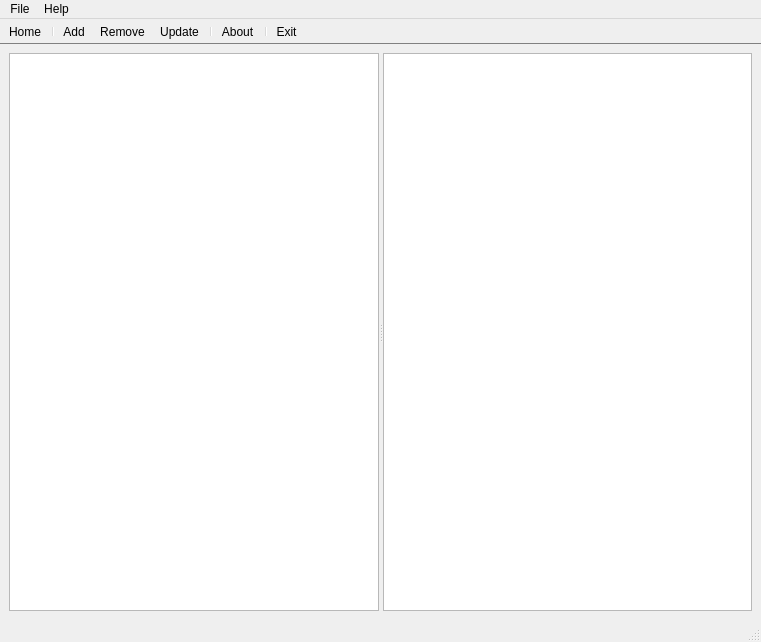
<?xml version="1.0" encoding="UTF-8"?>
<ui version="4.0">
 <class>MainWindow</class>
 <widget class="QMainWindow" name="MainWindow">
  <property name="geometry">
   <rect>
    <x>0</x>
    <y>0</y>
    <width>761</width>
    <height>642</height>
   </rect>
  </property>
  <property name="windowTitle">
   <string>SeriesMarker</string>
  </property>
  <widget class="QWidget" name="centralwidget">
   <property name="sizePolicy">
    <sizepolicy hsizetype="Expanding" vsizetype="Expanding">
     <horstretch>0</horstretch>
     <verstretch>0</verstretch>
    </sizepolicy>
   </property>
   <layout class="QGridLayout" name="gridLayout">
    <item row="0" column="0">
     <widget class="QSplitter" name="splitter">
      <property name="sizePolicy">
       <sizepolicy hsizetype="Expanding" vsizetype="Expanding">
        <horstretch>0</horstretch>
        <verstretch>0</verstretch>
       </sizepolicy>
      </property>
      <property name="orientation">
       <enum>Qt::Horizontal</enum>
      </property>
      <widget class="QTreeView" name="tree_view">
       <property name="locale">
        <locale language="English" country="UnitedStates"/>
       </property>
       <property name="alternatingRowColors">
        <bool>false</bool>
       </property>
       <property name="sortingEnabled">
        <bool>true</bool>
       </property>
       <property name="allColumnsShowFocus">
        <bool>true</bool>
       </property>
      </widget>
      <widget class="QListView" name="list_view">
       <property name="sizePolicy">
        <sizepolicy hsizetype="Expanding" vsizetype="Expanding">
         <horstretch>0</horstretch>
         <verstretch>0</verstretch>
        </sizepolicy>
       </property>
       <property name="layoutDirection">
        <enum>Qt::LeftToRight</enum>
       </property>
       <property name="movement">
        <enum>QListView::Static</enum>
       </property>
       <property name="flow">
        <enum>QListView::LeftToRight</enum>
       </property>
       <property name="resizeMode">
        <enum>QListView::Adjust</enum>
       </property>
       <property name="viewMode">
        <enum>QListView::IconMode</enum>
       </property>
       <property name="wordWrap">
        <bool>true</bool>
       </property>
      </widget>
     </widget>
    </item>
   </layout>
  </widget>
  <widget class="QMenuBar" name="menubar">
   <property name="geometry">
    <rect>
     <x>0</x>
     <y>0</y>
     <width>761</width>
     <height>20</height>
    </rect>
   </property>
   <widget class="QMenu" name="menuFile">
    <property name="title">
     <string>File</string>
    </property>
   </widget>
   <widget class="QMenu" name="menuAbout">
    <property name="title">
     <string>Help</string>
    </property>
    <addaction name="action_about_qt"/>
   </widget>
   <addaction name="menuFile"/>
   <addaction name="menuAbout"/>
  </widget>
  <widget class="QStatusBar" name="statusbar"/>
  <widget class="QToolBar" name="toolBar">
   <property name="contextMenuPolicy">
    <enum>Qt::DefaultContextMenu</enum>
   </property>
   <property name="windowTitle">
    <string>toolBar</string>
   </property>
   <property name="styleSheet">
    <string notr="true">QToolBar {border-bottom: 1px solid grey; }</string>
   </property>
   <property name="inputMethodHints">
    <set>Qt::ImhNone</set>
   </property>
   <property name="movable">
    <bool>false</bool>
   </property>
   <property name="toolButtonStyle">
    <enum>Qt::ToolButtonTextUnderIcon</enum>
   </property>
   <property name="floatable">
    <bool>false</bool>
   </property>
   <attribute name="toolBarArea">
    <enum>TopToolBarArea</enum>
   </attribute>
   <attribute name="toolBarBreak">
    <bool>false</bool>
   </attribute>
   <addaction name="action_home"/>
   <addaction name="separator"/>
   <addaction name="action_add"/>
   <addaction name="action_remove"/>
   <addaction name="action_update"/>
   <addaction name="separator"/>
   <addaction name="action_about"/>
   <addaction name="separator"/>
   <addaction name="action_exit"/>
  </widget>
  <action name="action_add">
   <property name="icon">
    <iconset resource="serieswatcher.qrc">
     <normaloff>:/icons/list-add.svg</normaloff>:/icons/list-add.svg</iconset>
   </property>
   <property name="text">
    <string>&amp;Add</string>
   </property>
   <property name="toolTip">
    <string>Add a new Series</string>
   </property>
   <property name="shortcut">
    <string>Ctrl+A</string>
   </property>
  </action>
  <action name="action_remove">
   <property name="icon">
    <iconset resource="serieswatcher.qrc">
     <normaloff>:/icons/list-remove.svg</normaloff>:/icons/list-remove.svg</iconset>
   </property>
   <property name="text">
    <string>&amp;Remove</string>
   </property>
   <property name="toolTip">
    <string>Remove a Series</string>
   </property>
   <property name="shortcut">
    <string>Ctrl+R</string>
   </property>
  </action>
  <action name="action_about">
   <property name="icon">
    <iconset resource="serieswatcher.qrc">
     <normaloff>:/icons/help-browser.svg</normaloff>:/icons/help-browser.svg</iconset>
   </property>
   <property name="text">
    <string>About</string>
   </property>
   <property name="toolTip">
    <string>About SeriesMarker</string>
   </property>
  </action>
  <action name="action_about_qt">
   <property name="text">
    <string>About Qt</string>
   </property>
  </action>
  <action name="action_update">
   <property name="icon">
    <iconset resource="serieswatcher.qrc">
     <normaloff>:/icons/view-refresh.svg</normaloff>:/icons/view-refresh.svg</iconset>
   </property>
   <property name="text">
    <string>&amp;Update</string>
   </property>
   <property name="toolTip">
    <string>Update Database</string>
   </property>
   <property name="shortcut">
    <string>Ctrl+U</string>
   </property>
  </action>
  <action name="action_home">
   <property name="icon">
    <iconset resource="serieswatcher.qrc">
     <normaloff>:/icons/go-home.svg</normaloff>:/icons/go-home.svg</iconset>
   </property>
   <property name="text">
    <string>&amp;Home</string>
   </property>
   <property name="toolTip">
    <string>Return to Main View</string>
   </property>
   <property name="shortcut">
    <string>Ctrl+H</string>
   </property>
  </action>
  <action name="action_exit">
   <property name="icon">
    <iconset resource="serieswatcher.qrc">
     <normaloff>:/icons/system-log-out.svg</normaloff>:/icons/system-log-out.svg</iconset>
   </property>
   <property name="text">
    <string>E&amp;xit</string>
   </property>
   <property name="toolTip">
    <string>Exit SeriesMarker</string>
   </property>
   <property name="shortcut">
    <string>Ctrl+X</string>
   </property>
  </action>
  <action name="action_mark_watched">
   <property name="icon">
    <iconset resource="serieswatcher.qrc">
     <normaloff>:/Koloria/icons/Checkmark.png</normaloff>:/Koloria/icons/Checkmark.png</iconset>
   </property>
   <property name="text">
    <string>Mark watched</string>
   </property>
   <property name="toolTip">
    <string>Mark all Episodes as watched</string>
   </property>
  </action>
  <action name="action_mark_unwatched">
   <property name="icon">
    <iconset resource="serieswatcher.qrc">
     <normaloff>:/Koloria/icons/Error_Symbol.png</normaloff>:/Koloria/icons/Error_Symbol.png</iconset>
   </property>
   <property name="text">
    <string>Mark unwatched</string>
   </property>
   <property name="toolTip">
    <string>Mark all Episodes as unwatched</string>
   </property>
  </action>
 </widget>
 <resources>
  <include location="serieswatcher.qrc"/>
 </resources>
 <connections/>
</ui>
